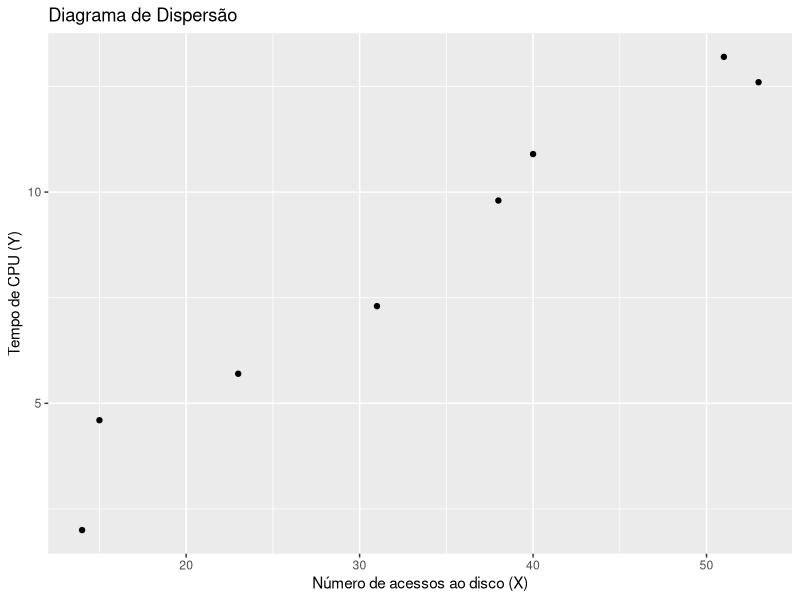
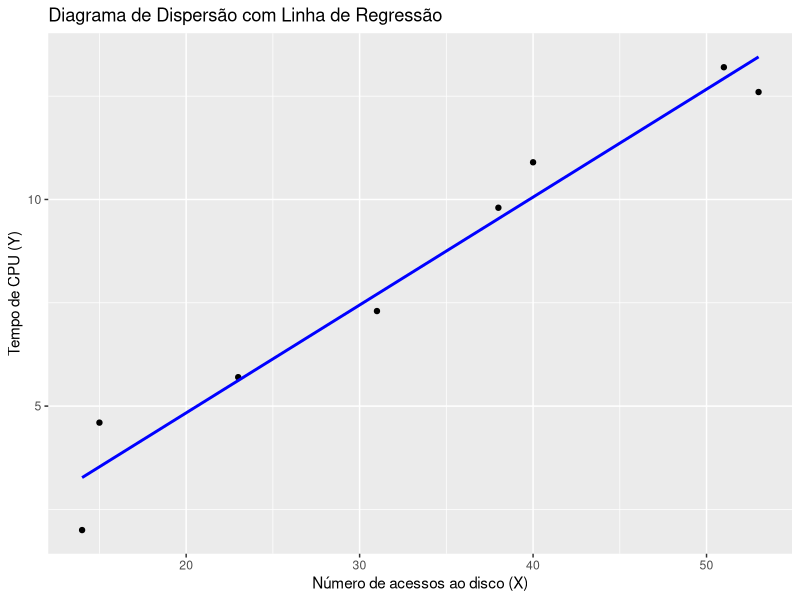
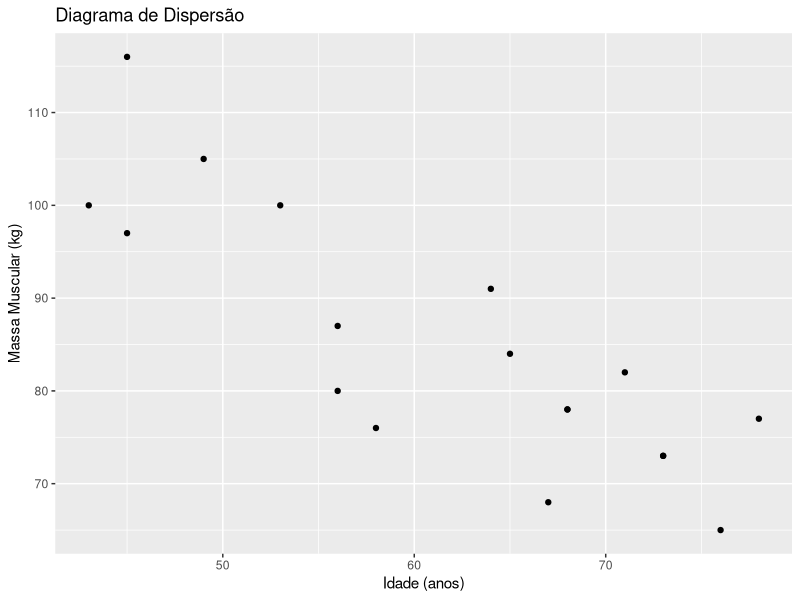
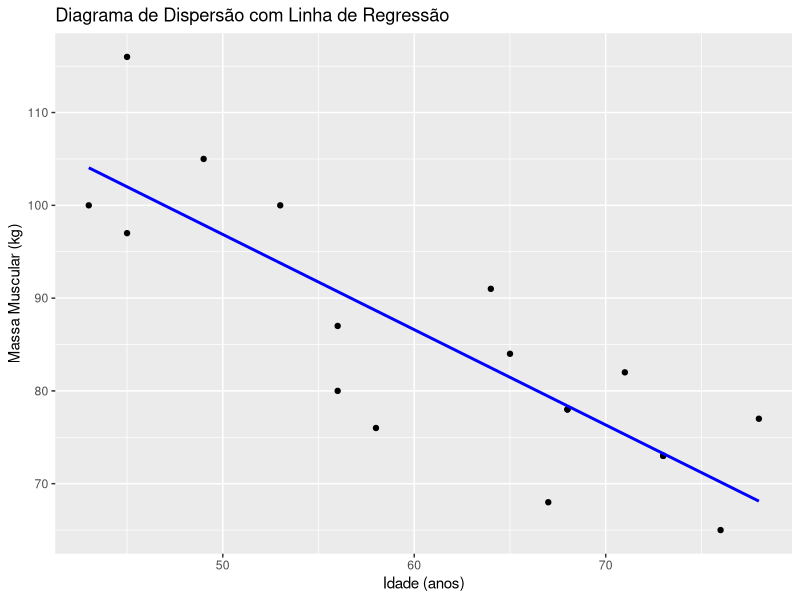
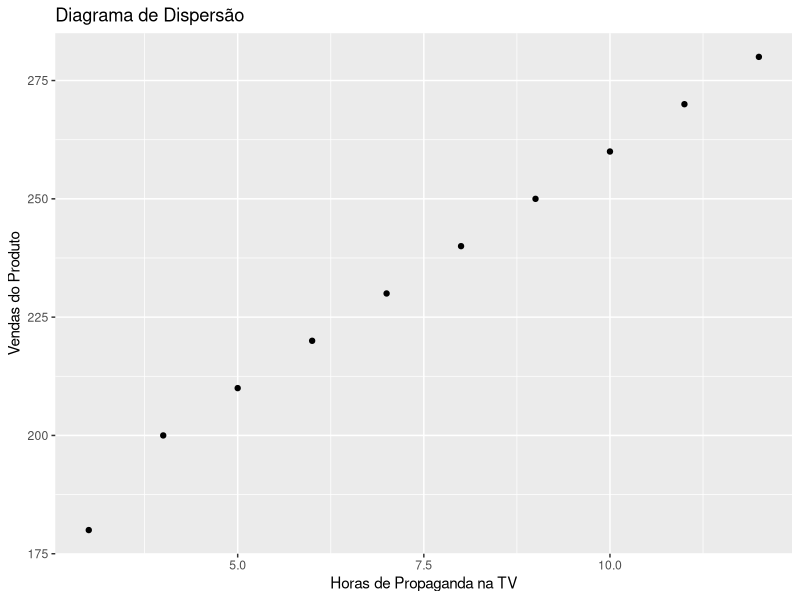
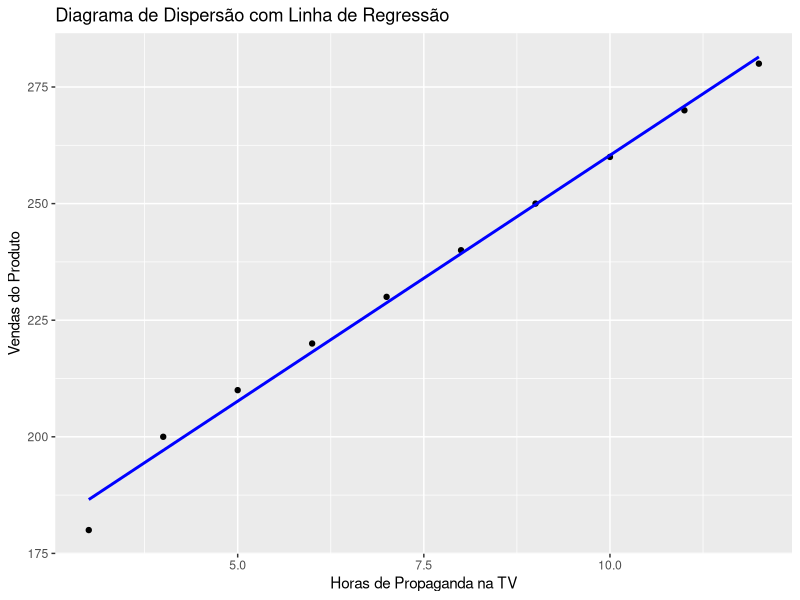

Here is the R script that generated these plots, in order:

#4) Para estimar a diferença de tempos médios de vida (em anos) entre fumantes e não fumantes, foram recolhidas obtidos as seguintes observações

#Fumantes
fumantes<-c(52.4,55.0,55.2,55.2,55.5,56.2,57.0,57.4,58.3,59.2,59.3,59.6,59.7,60.0,60.5,60.6,61.2,61.6,61.9,62.1,62.2,62.4,62.7,63.5,64.1,64.7,64.8,64.9,65.0,65.4,66.0,66.9,69.1,69.2,69.8)
#Não Fumantes
naofumantes<-c(63.8,65.7,66.2,66.2,66.2,66.8,67.5,67.7,67.9,68.0,68.1,68.3,68.6,68.7,68.8,69.2,69.3,69.4,69.5,70.1,70.1,70.2,70.2,70.3,70.4,70.7,70.8,70.8,71.0,71.4,71.5,71.6,72.7,72.7,72.9,73.3,73.3,73.9,74.1,75.8,75.9,77.5)

#a) Obtenha o intervalo de confiança a 95% para tempo médio de vida fumantes e não fumantes


XF=mean(fumantes)
SigmaF=sd(fumantes)
nF=length(fumantes)
XF.ic=XF+qnorm(c(0.025,0.975))*(SigmaF/sqrt(nF))
XF.ic

XNF=mean(naofumantes)
Sigma=sd(naofumantes)
nNF=length(naofumantes)
XNF.ic=XNF+qnorm(c(0.025,0.975))*(Sigma/sqrt(nNF))
XNF.ic

#b) Por meio do intervalo de confiança é possível dizer que não fumantes vivem mais que fumantes? 
#Sim


#c) Obtenha o intervalo de confiança a 95% para proporção de fumantes e não fumantes
lenFumantes =length(fumantes)
lenFumantes
lenNaoFumantes = length(naofumantes)
lenNaoFumantes
p = length(fumantes)/(length(fumantes)+length(naofumantes))
p
q=1-p
q
n=length(fumantes)+length(naofumantes)
p.ic=p+qnorm(c(0.025,0.975))*sqrt(q*p/n)
p.ic

#d) Por meio do intervalo de confiança é possível dizer que a proporção de fumantes e não fumantes são iguais?

binom.test(35,77, p = 0.5, conf.level = 0.95)

#SIM


#3 exercicio

# Carregar os dados
X <- c(14, 15, 23, 31, 38, 40, 53, 51)
Y <- c(2.0, 4.6, 5.7, 7.3, 9.8, 10.9, 12.6, 13.2)
data <- data.frame(X, Y)

# Instalar e carregar o pacote ggplot2 se ainda não estiver instalado
if (!require(ggplot2)) install.packages("ggplot2")
library(ggplot2)

# Diagrama de dispersão
ggplot(data, aes(x = X, y = Y)) +
  geom_point() +
  labs(title = "Diagrama de Dispersão", x = "Número de acessos ao disco (X)", y = "Tempo de CPU (Y)")

# Calcular o coeficiente de correlação
cor_coef <- cor(X, Y)
cor_coef

# Testar a significância da correlação
cor_test <- cor.test(X, Y)
cor_test

# Ajuste do modelo de regressão linear
modelo <- lm(Y ~ X, data = data)
summary(modelo)

# Teste de significância do modelo de regressão
summary(modelo)

# Gráfico da regressão
ggplot(data, aes(x = X, y = Y)) +
  geom_point() +
  geom_smooth(method = "lm", se = FALSE, color = "blue") +
  labs(title = "Diagrama de Dispersão com Linha de Regressão", x = "Número de acessos ao disco (X)", y = "Tempo de CPU (Y)")

# Coeficiente de determinação (R²)
r_squared <- summary(modelo)$r.squared
r_squared

# Previsão usando o modelo de regressão
nova_entrada <- data.frame(X = c(20))  # Substitua 20 pelo valor desejado
previsao <- predict(modelo, nova_entrada)
previsao

#4 exercicio

# Carregar os dados
idade <- c(71, 64, 43, 67, 56, 73, 68, 56, 76, 65, 45, 58, 45, 53, 49, 78, 73, 68)
massa_muscular <- c(82.0, 91.0, 100.0, 68.0, 87.0, 73.0, 78.0, 80.0, 65.0, 84.0, 116.0, 76.0, 97.0, 100.0, 105.0, 77.0, 73.0, 78.0)
data <- data.frame(Idade = idade, MassaMuscular = massa_muscular)

# Instalar e carregar o pacote ggplot2 se ainda não estiver instalado
if (!require(ggplot2)) install.packages("ggplot2")
library(ggplot2)

# Diagrama de dispersão
ggplot(data, aes(x = Idade, y = MassaMuscular)) +
  geom_point() +
  labs(title = "Diagrama de Dispersão", x = "Idade (anos)", y = "Massa Muscular (kg)")

# Calcular o coeficiente de correlação
cor_coef <- cor(data$Idade, data$MassaMuscular)
cor_coef

# Testar a significância da correlação
cor_test <- cor.test(data$Idade, data$MassaMuscular)
cor_test

# Ajuste do modelo de regressão linear
modelo <- lm(MassaMuscular ~ Idade, data = data)
summary(modelo)

# Gráfico da regressão
ggplot(data, aes(x = Idade, y = MassaMuscular)) +
  geom_point() +
  geom_smooth(method = "lm", se = FALSE, color = "blue") +
  labs(title = "Diagrama de Dispersão com Linha de Regressão", x = "Idade (anos)", y = "Massa Muscular (kg)")

# Coeficiente de determinação (R²)
r_squared <- summary(modelo)$r.squared
r_squared

#5 exercicio 

# Carregar os dados
semana <- 1:10
horas_prop <- c(3, 4, 5, 6, 7, 8, 9, 10, 11, 12)
vendas <- c(180, 200, 210, 220, 230, 240, 250, 260, 270, 280)
data <- data.frame(Semana = semana, HorasPropaganda = horas_prop, Vendas = vendas)

# Instalar e carregar o pacote ggplot2 se ainda não estiver instalado
if (!require(ggplot2)) install.packages("ggplot2")
library(ggplot2)

# Calcular o coeficiente de correlação
cor_coef <- cor(data$HorasPropaganda, data$Vendas)
print(paste("Coeficiente de Correlação: ", cor_coef))

# Diagrama de dispersão
ggplot(data, aes(x = HorasPropaganda, y = Vendas)) +
  geom_point() +
  labs(title = "Diagrama de Dispersão", x = "Horas de Propaganda na TV", y = "Vendas do Produto")

# Ajuste do modelo de regressão linear
modelo <- lm(Vendas ~ HorasPropaganda, data = data)
summary(modelo)

# Coeficiente de determinação (R²)
r_squared <- summary(modelo)$r.squared
print(paste("Coeficiente de Determinação (R²): ", r_squared))

# Coeficientes da regressão
coeficientes <- coef(modelo)
print("Coeficientes da Regressão: ")
print(coeficientes)

# Gráfico da regressão
ggplot(data, aes(x = HorasPropaganda, y = Vendas)) +
  geom_point() +
  geom_smooth(method = "lm", se = FALSE, color = "blue") +
  labs(title = "Diagrama de Dispersão com Linha de Regressão", x = "Horas de Propaganda na TV", y = "Vendas do Produto")

